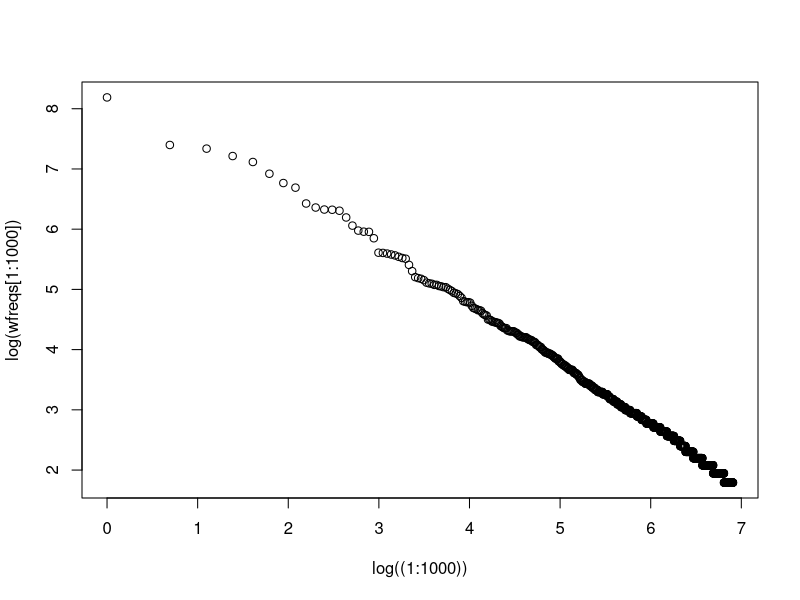

Here is the R script that generated this plot:
wfm <- read.csv("budget_2010.csv")
wfreqs <- apply(wfm[,-1], 2, sum)
wfreqs <- sort(wfreqs, decreasing=TRUE)
lm(log(wfreqs[1:1000]) ~ log(1:1000))
plot(log(wfreqs[1:1000]) ~ log((1:1000)))
